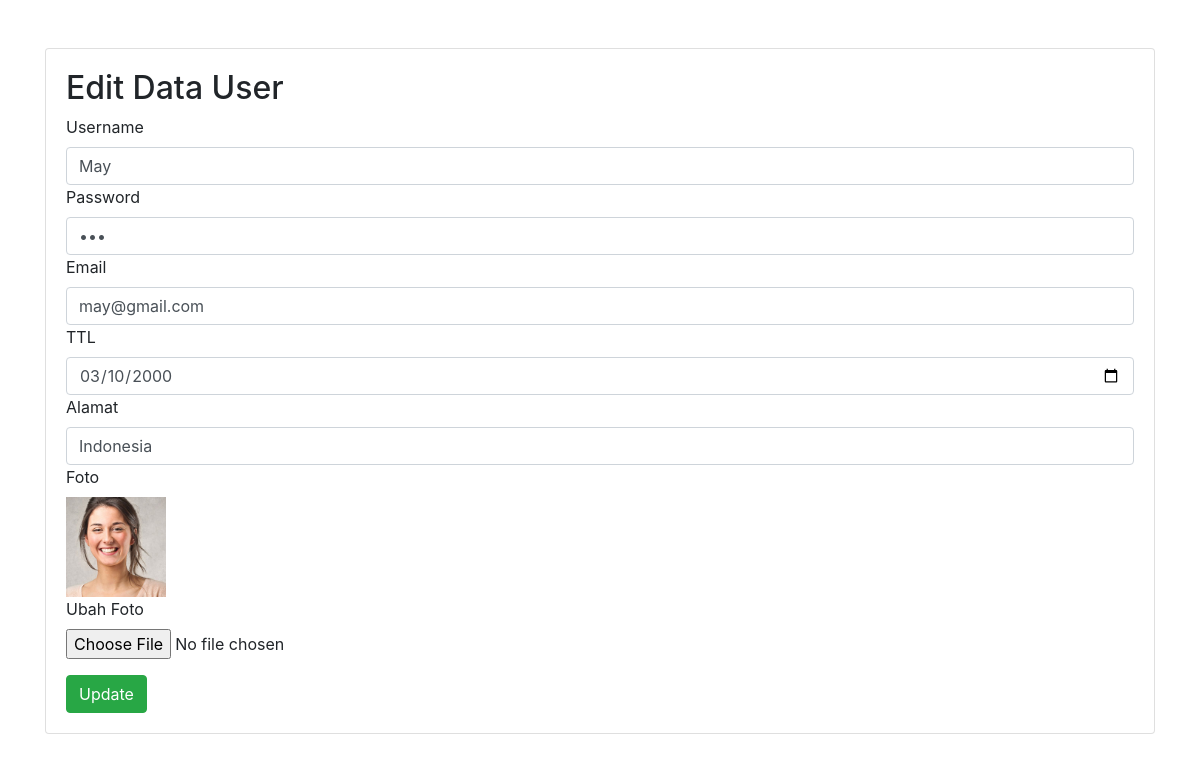
Page /edit.php?id=2 on the committed database.
### tables this page shows
CREATE TABLE `user` (
  `id` int(11) NOT NULL,
  `username` varchar(50) NOT NULL,
  `password` varchar(50) NOT NULL,
  `email` varchar(50) NOT NULL,
  `ttl` varchar(50) NOT NULL,
  `alamat` text NOT NULL,
  `foto` varchar(255) NOT NULL
);

### edit.php (the view, shortened to what this page needs)
<?php
	include 'koneksi.php';
	$id = $_GET['id'];
	$query = "SELECT * FROM user WHERE id=:id";
	$statment = $koneksi->prepare($query);
	$statment->execute(array(':id'=>$id));
	$data = $statment->fetch(PDO::FETCH_OBJ);
 ?>
<!DOCTYPE html>
<html>
<head>
	<link rel="stylesheet" type="text/css" href="css/bootstrap.min.css">
</head>
<body>
	<div class="container mt-5 mb-5">
	<div class="card">
		<div class="card-body">
		<h2>Edit Data User</h2>
		<form method="post" action="" enctype="multipart/form-data">
			<div class="form-row" >
				<div class="col-md-12">
					<label>Username</label>
					<input type="text" name="username" class="form-control" placeholder="Masukan Username" autocomplete="off" value="<?php echo $data->username ?>">
				</div>
				<div class="col-md-12">
					<label>Password</label>
					<input type="password" name="password" class="form-control" placeholder="Masukan Password" autocomplete="off" value="<?php echo $data->password ?>">
				</div>
				<div class="col-md-12">
					<label>Email</label>
					<input type="text" name="email" class="form-control" placeholder="Masukan Email" autocomplete="off" value="<?php echo $data->email ?>">
				</div>
				<div class="col-md-12">
					<label>TTL</label>
					<input type="date" name="ttl" class="form-control" autocomplete="off" value="<?php echo $data->ttl ?>">
				</div>
				<div class="col-md-12">
					<label>Alamat</label>
					<input type="text" name="alamat" class="form-control" placeholder="Masukan Alamat" autocomplete="off" value="<?php echo $data->alamat?>">
				</div>
				<div class="col-md-12">
					<label>Foto</label><br>
					<img src="foto_user/<?php echo $data->foto ?>" width=100>
				</div>
				<div class="col-md-12">
					<label>Ubah Foto</label>
					<input type="file" name="foto" class="form-control-file" autocomplete="off">
				</div>
			</div>
			<button class="btn btn-success mt-3" name="submit">Update</button>
		</form>
	</div>
	</div>
	</div>
</body>
</html>

### rows in the picture
user: username "May", email "may@gmail.com", ttl "03/10/2000", alamat "Indonesia", foto (picture)
